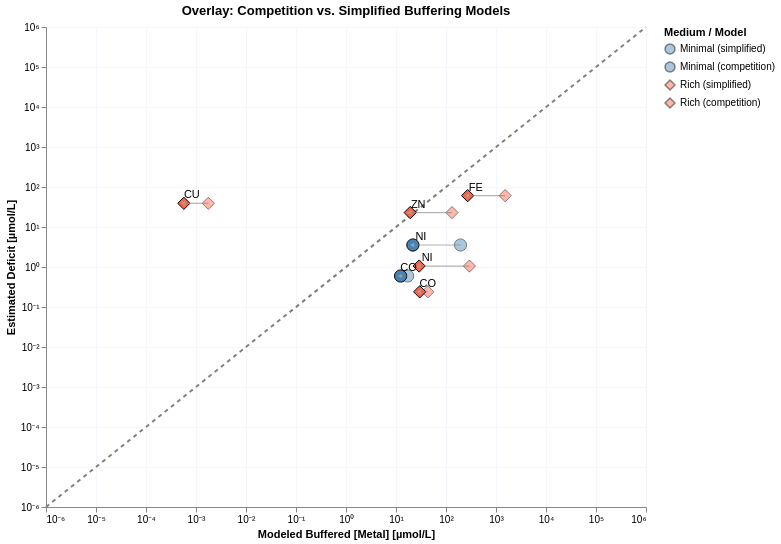

This figure's notebook cell:
### Markdown cell above
### Plot 3 – Overlay: competition vs. simplified, with shift arrows

### Code cell
def prep_model_df(plot_df_pd, model_label: str) -> pl.DataFrame:
    return (
        pl.from_pandas(plot_df_pd)
        .with_columns([
            (pl.col("est_buf_center_M") * 1e6).alias("x_uM"),
            (pl.col("deficit_M")        * 1e6).alias("y_uM"),
            pl.lit(model_label).alias("model"),
        ])
        .filter((pl.col("x_uM") > 0) & (pl.col("y_uM") > 0))
    )

df_simp = prep_model_df(plot_df_simp, "simplified")
df_comp = prep_model_df(plot_df_comp, "competition")

df_simp = df_simp.with_columns(
    pl.concat_str([pl.col("Medium"), pl.lit(" (simplified)")]).alias("medium_model")
)
df_comp = df_comp.with_columns(
    pl.concat_str([pl.col("Medium"), pl.lit(" (competition)")]).alias("medium_model")
)

# ── Scales for the four-way legend ───────────────────────────────────────────
DOMAIN = [
    "Minimal (simplified)", "Minimal (competition)",
    "Rich (simplified)",    "Rich (competition)",
]
COLOR_RANGE = ["steelblue", "steelblue", "tomato", "tomato"]
SHAPE_RANGE = ["circle",    "circle",    "diamond", "diamond"]
OPACITY_RANGE = [0.4, 1.0, 0.4, 1.0]   # simplified = faded, competition = solid

color_scale4 = alt.Scale(domain=DOMAIN, range=COLOR_RANGE)
shape_scale4 = alt.Scale(domain=DOMAIN, range=SHAPE_RANGE)

_ax_x = alt.Axis(labelExpr=_log_label_unicode, title="Modeled Buffered [Metal] [µmol/L]")
_ax_y = alt.Axis(labelExpr=_log_label_unicode, title="Estimated Deficit [µmol/L]")

legend_cfg = alt.Legend(title="Medium / Model")
# Arrow table: one row per (Medium, Element) pair
df_arrows = (
    df_simp.join(df_comp, on=["Medium", "Element"], suffix="_comp")
    .filter(
        (pl.col("x_uM_comp") > 0) & (pl.col("y_uM_comp") > 0) &
        ((pl.col("x_uM_comp") - pl.col("x_uM")).abs() +
         (pl.col("y_uM_comp") - pl.col("y_uM")).abs() > 1e-10)
    )
)

# Compute arrowhead angle in log10 space — in Vega 0°=up, clockwise positive
x0 = df_arrows["x_uM"].to_numpy()
y0 = df_arrows["y_uM"].to_numpy()
x1 = df_arrows["x_uM_comp"].to_numpy()
y1 = df_arrows["y_uM_comp"].to_numpy()
math_angle = np.degrees(np.arctan2(np.log10(y1/y0), np.log10(x1/x0)))
vega_angle  = 90 - math_angle   # convert: math 0°=right → Vega 0°=up

df_arrows = df_arrows.with_columns(
    pl.Series("arrow_angle_deg", vega_angle)
)

x_scale = alt.Scale(type="log", domain=[1e-6, 1e6])
y_scale = alt.Scale(type="log", domain=[1e-6, 1e6])
color_scale = alt.Scale(
    domain=["Minimal","Rich"],
    range=["steelblue","tomato"]
)
shape_scale = alt.Scale(
    domain=["Minimal","Rich"],
    range=["circle","diamond"]
)

# 1. y = x reference
ref_line = (
    alt.Chart(pl.DataFrame({"v": [1e-6, 1e6]}))
    .mark_line(strokeDash=[4,4], color="gray")
    .encode(
        x=alt.X("v:Q", scale=x_scale, axis=_ax_x),
        y=alt.Y("v:Q", scale=y_scale, axis=_ax_y),
    )
)

# 2. Simplified points — semi-transparent
simp_pts = (
    alt.Chart(df_simp)
    .mark_point(filled=True, size=150, stroke="black", strokeWidth=1)
    .encode(
        x=alt.X("x_uM:Q", scale=x_scale, title="Modeled Buffered [Metal] [µmol/L]"),
        y=alt.Y("y_uM:Q", scale=y_scale, title="Estimated Deficit [µmol/L]"),
        color=alt.Color("medium_model:N", scale=color_scale4, legend=legend_cfg),
        shape=alt.Shape("medium_model:N", scale=shape_scale4, legend=legend_cfg),
        opacity=alt.OpacityValue(0.45),
    )
)


# 3. Competition points — opaque, with labels
comp_pts = (
    alt.Chart(df_comp)
    .mark_point(filled=True, size=150, stroke="black", strokeWidth=1)
    .encode(
        x=alt.X("x_uM:Q", scale=x_scale),
        y=alt.Y("y_uM:Q", scale=y_scale),
        color=alt.Color("medium_model:N", scale=color_scale4, legend=legend_cfg),
        shape=alt.Shape("medium_model:N", scale=shape_scale4, legend=legend_cfg),
        opacity=alt.OpacityValue(1.0),
    )
)

comp_labels = (
    alt.Chart(df_comp)
    .mark_text(dx=8, dy=-8, fontSize=11)
    .encode(
        x=alt.X("x_uM:Q", scale=x_scale),
        y=alt.Y("y_uM:Q", scale=y_scale),
        text="Element:N",
    )
)

# 4a. Arrow lines (simplified → competition)
arrow_lines = (
    alt.Chart(df_arrows)
    .mark_rule(color="gray", opacity=0.6, strokeWidth=1.2)
    .encode(
        x=alt.X( "x_uM:Q",      scale=x_scale),
        y=alt.Y( "y_uM:Q",      scale=y_scale),
        x2=alt.X2("x_uM_comp:Q"),
        y2=alt.Y2("y_uM_comp:Q"),
    )
)

# 4b. Arrowheads at the tip (competition end)
arrow_heads = (
    alt.Chart(df_arrows)
    .mark_point(shape="triangle", filled=True, size=20,
                color="darkgray", opacity=0.8)
    .encode(
        x=alt.X("x_uM_comp:Q", scale=x_scale),
        y=alt.Y("y_uM_comp:Q", scale=y_scale),
        angle=alt.Angle("arrow_angle_deg:Q",
                        scale=alt.Scale(domain=[0,360], range=[0,360])),
    )
)

chart3 = (
    ref_line +  simp_pts +  comp_pts + arrow_lines + arrow_heads + comp_labels
).properties(
    width=600, height=480,
    title="Overlay: Competition vs. Simplified Buffering Models"
).configure_axis(gridColor="#f3f6fa")
chart3.save("notebooks/cofactors/buffer_figures/two_models_comparison.svg")
chart3

### Figure 1 — Vega-Lite specification as saved in the notebook (floating-point values rounded to 4 significant figures)
{"config": {"view": {"continuousWidth": 300, "continuousHeight": 300}, "axis": {"gridColor": "#f3f6fa"}}, "layer": [{"data": {"name": "data-1c3ca3cce69c13645fce19fabe446275"}, "mark": {"type": "line", "color": "gray", "strokeDash": [4, 4]}, "encoding": {"x": {"axis": {"labelExpr": "datum.value > 0 ? '10' + replace(replace(replace(replace(replace(replace(replace(replace(replace(replace(replace('' + round(log(datum.value)/LN10), '-','⁻'),'0','⁰'),'1','¹'),'2','²'),'3','³'),'4','⁴'),'5','⁵'),'6','⁶'),'7','⁷'),'8','⁸'),'9','⁹') : '0'", "title": "Modeled Buffered [Metal] [µmol/L]"}, "field": "v", "scale": {"domain": [1e-06, 1000000.0], "type": "log"}, "type": "quantitative"}, "y": {"axis": {"labelExpr": "datum.value > 0 ? '10' + replace(replace(replace(replace(replace(replace(replace(replace(replace(replace(replace('' + round(log(datum.value)/LN10), '-','⁻'),'0','⁰'),'1','¹'),'2','²'),'3','³'),'4','⁴'),'5','⁵'),'6','⁶'),'7','⁷'),'8','⁸'),'9','⁹') : '0'", "title": "Estimated Deficit [µmol/L]"}, "field": "v", "scale": {"domain": [1e-06, 1000000.0], "type": "log"}, "type": "quantitative"}}}, {"data": {"name": "data-e43419976b612c0f5bba9343d5944d2e"}, "mark": {"type": "point", "filled": true, "size": 150, "stroke": "black", "strokeWidth": 1}, "encoding": {"color": {"field": "medium_model", "legend": {"title": "Medium / Model"}, "scale": {"domain": ["Minimal (simplified)", "Minimal (competition)", "Rich (simplified)", "Rich (competition)"], "range": ["steelblue", "steelblue", "tomato", "tomato"]}, "type": "nominal"}, "opacity": {"value": 0.45}, "shape": {"field": "medium_model", "legend": {"title": "Medium / Model"}, "scale": {"domain": ["Minimal (simplified)", "Minimal (competition)", "Rich (simplified)", "Rich (competition)"], "range": ["circle", "circle", "diamond", "diamond"]}, "type": "nominal"}, "x": {"field": "x_uM", "scale": {"domain": [1e-06, 1000000.0], "type": "log"}, "title": "Modeled Buffered [Metal] [µmol/L]", "type": "quantitative"}, "y": {"field": "y_uM", "scale": {"domain": [1e-06, 1000000.0], "type": "log"}, "title": "Estimated Deficit [µmol/L]", "type": "quantitative"}}}, {"data": {"name": "data-4074a7280a476c146fd9a8582a9095ea"}, "mark": {"type": "point", "filled": true, "size": 150, "stroke": "black", "strokeWidth": 1}, "encoding": {"color": {"field": "medium_model", "legend": {"title": "Medium / Model"}, "scale": {"domain": ["Minimal (simplified)", "Minimal (competition)", "Rich (simplified)", "Rich (competition)"], "range": ["steelblue", "steelblue", "tomato", "tomato"]}, "type": "nominal"}, "opacity": {"value": 1.0}, "shape": {"field": "medium_model", "legend": {"title": "Medium / Model"}, "scale": {"domain": ["Minimal (simplified)", "Minimal (competition)", "Rich (simplified)", "Rich (competition)"], "range": ["circle", "circle", "diamond", "diamond"]}, "type": "nominal"}, "x": {"field": "x_uM", "scale": {"domain": [1e-06, 1000000.0], "type": "log"}, "type": "quantitative"}, "y": {"field": "y_uM", "scale": {"domain": [1e-06, 1000000.0], "type": "log"}, "type": "quantitative"}}}, {"data": {"name": "data-d749108bad78f960844ed4362db60832"}, "mark": {"type": "rule", "color": "gray", "opacity": 0.6, "strokeWidth": 1.2}, "encoding": {"x": {"field": "x_uM", "scale": {"domain": [1e-06, 1000000.0], "type": "log"}, "type": "quantitative"}, "x2": {"field": "x_uM_comp"}, "y": {"field": "y_uM", "scale": {"domain": [1e-06, 1000000.0], "type": "log"}, "type": "quantitative"}, "y2": {"field": "y_uM_comp"}}}, {"data": {"name": "data-d749108bad78f960844ed4362db60832"}, "mark": {"type": "point", "color": "darkgray", "filled": true, "opacity": 0.8, "shape": "triangle", "size": 20}, "encoding": {"angle": {"field": "arrow_angle_deg", "scale": {"domain": [0, 360], "range": [0, 360]}, "type": "quantitative"}, "x": {"field": "x_uM_comp", "scale": {"domain": [1e-06, 1000000.0], "type": "log"}, "type": "quantitative"}, "y": {"field": "y_uM_comp", "scale": {"domain": [1e-06, 1000000.0], "type": "log"}, "type": "quantitative"}}}, {"data": {"name": "data-4074a7280a476c146fd9a8582a9095ea"}, "mark": {"type": "text", "dx": 8, "dy": -8, "fontSize": 11}, "encoding": {"text": {"field": "Element", "type": "nominal"}, "x": {"field": "x_uM", "scale": {"domain": [1e-06, 1000000.0], "type": "log"}, "type": "quantitative"}, "y": {"field": "y_uM", "scale": {"domain": [1e-06, 1000000.0], "type": "log"}, "type": "quantitative"}}}], "height": 480, "title": "Overlay: Competition vs. Simplified Buffering Models", "width": 600, "$schema": "https://vega.github.io/schema/vega-lite/v5.20.1.json", "datasets": {"data-1c3ca3cce69c13645fce19fabe446275": [{"v": 1e-06}, {"v": 1000000.0}], "data-e43419976b612c0f5bba9343d5944d2e": [{"Medium": "Minimal", "Element": "CO", "est_buf_lb_M": 3.398e-07, "est_buf_ub_M": 3.396e-05, "est_buf_center_M": 1.715e-05, "deficit_M": 5.957e-07, "deficit_M_err": 1.145e-06, "x_uM": 17.15, "y_uM": 0.5957, "model": "simplified", "medium_model": "Minimal (simplified)"}, {"Medium": "Minimal", "Element": "NI", "est_buf_lb_M": 3.862e-06, "est_buf_ub_M": 0.0003862, "est_buf_center_M": 0.000195, "deficit_M": 3.546e-06, "deficit_M_err": 1.154e-06, "x_uM": 195.0, "y_uM": 3.546, "model": "simplified", "medium_model": "Minimal (simplified)"}, {"Medium": "Rich", "Element": "FE", "est_buf_lb_M": 3.021e-05, "est_buf_ub_M": 0.003015, "est_buf_center_M": 0.001523, "deficit_M": 6.076e-05, "deficit_M_err": 7.159e-05, "x_uM": 1523.0, "y_uM": 60.76, "model": "simplified", "medium_model": "Rich (simplified)"}, {"Medium": "Rich", "Element": "CO", "est_buf_lb_M": 8.582e-07, "est_buf_ub_M": 8.58e-05, "est_buf_center_M": 4.333e-05, "deficit_M": 2.397e-07, "deficit_M_err": 5.403e-08, "x_uM": 43.33, "y_uM": 0.2397, "model": "simplified", "medium_model": "Rich (simplified)"}, {"Medium": "Rich", "Element": "NI", "est_buf_lb_M": 5.828e-06, "est_buf_ub_M": 0.0005828, "est_buf_center_M": 0.0002943, "deficit_M": 1.057e-06, "deficit_M_err": 5.487e-07, "x_uM": 294.3, "y_uM": 1.057, "model": "simplified", "medium_model": "Rich (simplified)"}, {"Medium": "Rich", "Element": "CU", "est_buf_lb_M": 3.495e-11, "est_buf_ub_M": 3.495e-09, "est_buf_center_M": 1.765e-09, "deficit_M": 3.91e-05, "deficit_M_err": 1.588e-05, "x_uM": 0.001765, "y_uM": 39.1, "model": "simplified", "medium_model": "Rich (simplified)"}, {"Medium": "Rich", "Element": "ZN", "est_buf_lb_M": 2.611e-06, "est_buf_ub_M": 0.0002611, "est_buf_center_M": 0.0001318, "deficit_M": 2.29e-05, "deficit_M_err": 4.917e-05, "x_uM": 131.8, "y_uM": 22.9, "model": "simplified", "medium_model": "Rich (simplified)"}], "data-4074a7280a476c146fd9a8582a9095ea": [{"Medium": "Minimal", "Element": "CO", "est_buf_lb_M": 3.291e-07, "est_buf_ub_M": 2.437e-05, "est_buf_center_M": 1.235e-05, "deficit_M": 5.957e-07, "deficit_M_err": 1.145e-06, "x_uM": 12.35, "y_uM": 0.5957, "model": "competition", "medium_model": "Minimal (competition)"}, {"Medium": "Minimal", "Element": "NI", "est_buf_lb_M": 3.388e-06, "est_buf_ub_M": 4.014e-05, "est_buf_center_M": 2.176e-05, "deficit_M": 3.546e-06, "deficit_M_err": 1.154e-06, "x_uM": 21.76, "y_uM": 3.546, "model": "competition", "medium_model": "Minimal (competition)"}, {"Medium": "Rich", "Element": "FE", "est_buf_lb_M": 2.792e-05, "est_buf_ub_M": 0.0005151, "est_buf_center_M": 0.0002715, "deficit_M": 6.076e-05, "deficit_M_err": 7.159e-05, "x_uM": 271.5, "y_uM": 60.76, "model": "competition", "medium_model": "Rich (competition)"}, {"Medium": "Rich", "Element": "CO", "est_buf_lb_M": 8.012e-07, "est_buf_ub_M": 5.882e-05, "est_buf_center_M": 2.981e-05, "deficit_M": 2.397e-07, "deficit_M_err": 5.403e-08, "x_uM": 29.81, "y_uM": 0.2397, "model": "competition", "medium_model": "Rich (competition)"}, {"Medium": "Rich", "Element": "NI", "est_buf_lb_M": 5.067e-06, "est_buf_ub_M": 5.299e-05, "est_buf_center_M": 2.903e-05, "deficit_M": 1.057e-06, "deficit_M_err": 5.487e-07, "x_uM": 29.03, "y_uM": 1.057, "model": "competition", "medium_model": "Rich (competition)"}, {"Medium": "Rich", "Element": "CU", "est_buf_lb_M": 2.475e-11, "est_buf_ub_M": 1.119e-09, "est_buf_center_M": 5.72e-10, "deficit_M": 3.91e-05, "deficit_M_err": 1.588e-05, "x_uM": 0.000572, "y_uM": 39.1, "model": "competition", "medium_model": "Rich (competition)"}, {"Medium": "Rich", "Element": "ZN", "est_buf_lb_M": 2.434e-06, "est_buf_ub_M": 3.605e-05, "est_buf_center_M": 1.924e-05, "deficit_M": 2.29e-05, "deficit_M_err": 4.917e-05, "x_uM": 19.24, "y_uM": 22.9, "model": "competition", "medium_model": "Rich (competition)"}], "data-d749108bad78f960844ed4362db60832": [{"Medium": "Minimal", "Element": "CO", "est_buf_lb_M": 3.398e-07, "est_buf_ub_M": 3.396e-05, "est_buf_center_M": 1.715e-05, "deficit_M": 5.957e-07, "deficit_M_err": 1.145e-06, "x_uM": 17.15, "y_uM": 0.5957, "model": "simplified", "medium_model": "Minimal (simplified)", "est_buf_lb_M_comp": 3.291e-07, "est_buf_ub_M_comp": 2.437e-05, "est_buf_center_M_comp": 1.235e-05, "deficit_M_comp": 5.957e-07, "deficit_M_err_comp": 1.145e-06, "x_uM_comp": 12.35, "y_uM_comp": 0.5957, "model_comp": "competition", "medium_model_comp": "Minimal (competition)", "arrow_angle_deg": -90.0}, {"Medium": "Minimal", "Element": "NI", "est_buf_lb_M": 3.862e-06, "est_buf_ub_M": 0.0003862, "est_buf_center_M": 0.000195, "deficit_M": 3.546e-06, "deficit_M_err": 1.154e-06, "x_uM": 195.0, "y_uM": 3.546, "model": "simplified", "medium_model": "Minimal (simplified)", "est_buf_lb_M_comp": 3.388e-06, "est_buf_ub_M_comp": 4.014e-05, "est_buf_center_M_comp": 2.176e-05, "deficit_M_comp": 3.546e-06, "deficit_M_err_comp": 1.154e-06, "x_uM_comp": 21.76, "y_uM_comp": 3.546, "model_comp": "competition", "medium_model_comp": "Minimal (competition)", "arrow_angle_deg": -90.0}, {"Medium": "Rich", "Element": "FE", "est_buf_lb_M": 3.021e-05, "est_buf_ub_M": 0.003015, "est_buf_center_M": 0.001523, "deficit_M": 6.076e-05, "deficit_M_err": 7.159e-05, "x_uM": 1523.0, "y_uM": 60.76, "model": "simplified", "medium_model": "Rich (simplified)", "est_buf_lb_M_comp": 2.792e-05, "est_buf_ub_M_comp": 0.0005151, "est_buf_center_M_comp": 0.0002715, "deficit_M_comp": 6.076e-05, "deficit_M_err_comp": 7.159e-05, "x_uM_comp": 271.5, "y_uM_comp": 60.76, "model_comp": "competition", "medium_model_comp": "Rich (competition)", "arrow_angle_deg": -90.0}, {"Medium": "Rich", "Element": "CO", "est_buf_lb_M": 8.582e-07, "est_buf_ub_M": 8.58e-05, "est_buf_center_M": 4.333e-05, "deficit_M": 2.397e-07, "deficit_M_err": 5.403e-08, "x_uM": 43.33, "y_uM": 0.2397, "model": "simplified", "medium_model": "Rich (simplified)", "est_buf_lb_M_comp": 8.012e-07, "est_buf_ub_M_comp": 5.882e-05, "est_buf_center_M_comp": 2.981e-05, "deficit_M_comp": 2.397e-07, "deficit_M_err_comp": 5.403e-08, "x_uM_comp": 29.81, "y_uM_comp": 0.2397, "model_comp": "competition", "medium_model_comp": "Rich (competition)", "arrow_angle_deg": -90.0}, {"Medium": "Rich", "Element": "NI", "est_buf_lb_M": 5.828e-06, "est_buf_ub_M": 0.0005828, "est_buf_center_M": 0.0002943, "deficit_M": 1.057e-06, "deficit_M_err": 5.487e-07, "x_uM": 294.3, "y_uM": 1.057, "model": "simplified", "medium_model": "Rich (simplified)", "est_buf_lb_M_comp": 5.067e-06, "est_buf_ub_M_comp": 5.299e-05, "est_buf_center_M_comp": 2.903e-05, "deficit_M_comp": 1.057e-06, "deficit_M_err_comp": 5.487e-07, "x_uM_comp": 29.03, "y_uM_comp": 1.057, "model_comp": "competition", "medium_model_comp": "Rich (competition)", "arrow_angle_deg": -90.0}, {"Medium": "Rich", "Element": "CU", "est_buf_lb_M": 3.495e-11, "est_buf_ub_M": 3.495e-09, "est_buf_center_M": 1.765e-09, "deficit_M": 3.91e-05, "deficit_M_err": 1.588e-05, "x_uM": 0.001765, "y_uM": 39.1, "model": "simplified", "medium_model": "Rich (simplified)", "est_buf_lb_M_comp": 2.475e-11, "est_buf_ub_M_comp": 1.119e-09, "est_buf_center_M_comp": 5.72e-10, "deficit_M_comp": 3.91e-05, "deficit_M_err_comp": 1.588e-05, "x_uM_comp": 0.000572, "y_uM_comp": 39.1, "model_comp": "competition", "medium_model_comp": "Rich (competition)", "arrow_angle_deg": -90.0}, {"Medium": "Rich", "Element": "ZN", "est_buf_lb_M": 2.611e-06, "est_buf_ub_M": 0.0002611, "est_buf_center_M": 0.0001318, "deficit_M": 2.29e-05, "deficit_M_err": 4.917e-05, "x_uM": 131.8, "y_uM": 22.9, "model": "simplified", "medium_model": "Rich (simplified)", "est_buf_lb_M_comp": 2.434e-06, "est_buf_ub_M_comp": 3.605e-05, "est_buf_center_M_comp": 1.924e-05, "deficit_M_comp": 2.29e-05, "deficit_M_err_comp": 4.917e-05, "x_uM_comp": 19.24, "y_uM_comp": 22.9, "model_comp": "competition", "medium_model_comp": "Rich (competition)", "arrow_angle_deg": -90.0}]}}
